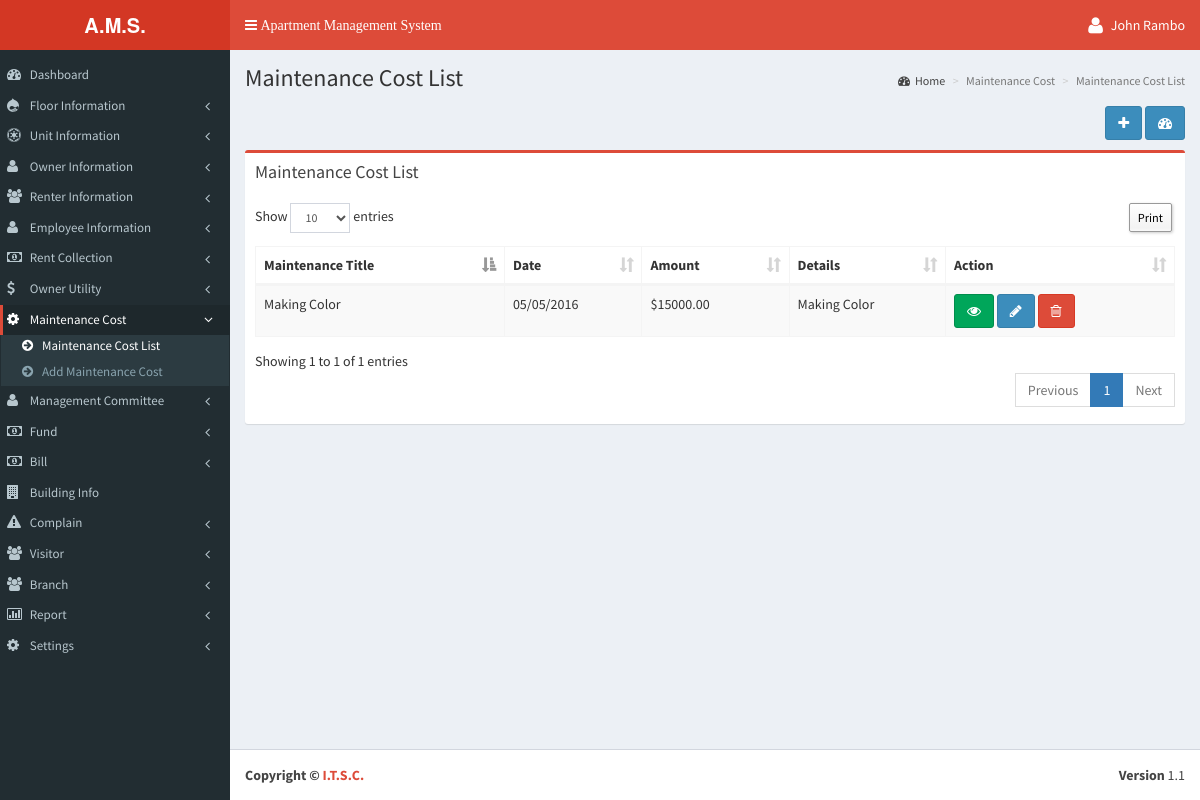
The app's page /maintenance/maintenance_cost_list.php (signed in) with its own data.
### tables this page shows
CREATE TABLE `tbl_add_maintenance_cost` (
  `mcid` int(11) NOT NULL,
  `m_title` varchar(200) NOT NULL,
  `m_date` varchar(200) NOT NULL,
  `m_amount` decimal(15,2) NOT NULL DEFAULT '0.00',
  `m_details` varchar(200) NOT NULL,
  `xmonth` int(11) NOT NULL DEFAULT '0',
  `xyear` int(11) NOT NULL DEFAULT '0',
  `branch_id` int(11) NOT NULL,
  `added_date` timestamp NOT NULL DEFAULT CURRENT_TIMESTAMP
);

CREATE TABLE `tbl_settings` (
  `lang_code` varchar(100) NOT NULL,
  `currency` varchar(20) NOT NULL,
  `currency_seperator` varchar(5) NOT NULL,
  `currency_position` varchar(10) NOT NULL,
  `date_format` varchar(20) NOT NULL
);

### language/English/lang_left_menu.php (called while the page is built, shortened)
<?php
$_data['menu_dashboard'] 					= "Dashboard";
$_data['menu_floor'] 						= "Floor Information";
$_data['menu_floor_list'] 					= "Floor List";
$_data['menu_floor_add'] 					= "Add Floor";
$_data['menu_unit_information'] 			= "Unit Information";
$_data['menu_unit_list'] 					= "Unit List";
$_data['menu_add_unit'] 					= "Add Unit";
$_data['menu_owner_information'] 			= "Owner Information";
$_data['menu_owner_list'] 					= "Owner List";
$_data['menu_add_owner'] 					= "Add Owner";
$_data['menu_renter_information'] 			= "Renter Information";
$_data['menu_renter_list'] 					= "Renter List";
$_data['menu_add_renter'] 					= "Add Renter";
$_data['menu_employee_information'] 		= "Employee Information";
$_data['menu_employee_list'] 				= "Employee List";
$_data['menu_add_employee'] 				= "Add Employee";
$_data['menu_rent_collection'] 				= "Rent Collection";
$_data['menu_rent_list'] 					= "Rent List";
$_data['menu_add_rent'] 					= "Add Rent";
$_data['menu_owner_utility'] 				= "Owner Utility";
$_data['menu_owner_utility_list'] 			= "Owner Utility List";
$_data['menu_add_owner_utility'] 			= "Add Owner Utility";
$_data['menu_maintenance_cost'] 			= "Maintenance Cost";
$_data['menu_maintenance_cost_list'] 		= "Maintenance Cost List";
$_data['menu_add_maintenance_cost'] 		= "Add Maintenance Cost";
$_data['menu_management_committee'] 		= "Management Committee";
$_data['menu_member_list'] 					= "Member List";
$_data['menu_add_member'] 					= "Add Member";
$_data['menu_fund'] 						= "Fund";
$_data['menu_fund_list'] 					= "Fund List";
$_data['menu_add_fund'] 					= "Add Fund";
$_data['menu_bill'] 						= "Bill";
$_data['menu_bill_list'] 					= "Bill List";
$_data['menu_add_bill'] 					= "Add Bill";
$_data['menu_building_info'] 				= "Building Info";
$_data['menu_complain'] 					= "Complain";
$_data['menu_complain_list'] 				= "Complain List";
$_data['menu_add_complain'] 				= "Add Complain";
$_data['menu_visitor'] 						= "Visitor";
$_data['menu_visitor_list'] 				= "Visitor List";
$_data['menu_add_visitor'] 					= "Add Visitor";
$_data['menu_report'] 						= "Report";
$_data['menu_fair_report'] 					= "Fare Report";
$_data['menu_rented_report'] 				= "Rented Report";
$_data['menu_visitors_report'] 				= "Visitors Report";
$_data['menu_complain_report'] 				= "Complain Report";
$_data['menu_unit_status_report'] 			= "Unit Status Report";
$_data['menu_fund_status'] 					= "Fund Status";
$_data['menu_bill_report'] 					= "Bill Report";
$_data['menu_settings'] 					= "Settings";
$_data['menu_bill_setup'] 					= "Bill Setup";
$_data['menu_utility_bill'] 				= "Utility Bill";
$_data['menu_employee_setup'] 				= "Employee Salary";
$_data['menu_management_member_type'] 		= "Management Member Type";
$_data['menu_month_setup'] 					= "Month Setup";
$_data['menu_year_setup'] 					= "Year Setup";
$_data['menu_language_setup'] 				= "System Setup";
$_data['menu_branch'] 						= "Branch";
$_data['menu_add_branch'] 					= "Add Branch";
$_data['menu_branch_list'] 					= "Branch List";
?>

### maintenance/maintenance_cost_list.php (the view, shortened to what this page needs)
<?php
include('../header.php');
?>
<section class="content-header">
  <h1><?php echo $_data['add_title_text'];?></h1>
  <ol class="breadcrumb">
    <li><a href="<?php echo WEB_URL?>dashboard.php"><i class="fa fa-dashboard"></i><?php echo $_data['home_breadcam'];?></a></li>
    <li class="active"><?php echo $_data['m_cost'];?></li>
	<li class="active"><?php echo $_data['add_title_text'];?></li>
  </ol>
</section>
<section class="content">
<div class="row">
  <div class="col-xs-12">
    <div align="right" style="margin-bottom:1%;"> <a class="btn btn-primary" data-toggle="tooltip" href="<?php echo WEB_URL; ?>maintenance/add_maintenance_cost.php" data-original-title="<?php echo $_data['add_m_cost'];?>"><i class="fa fa-plus"></i></a> <a class="btn btn-primary" data-toggle="tooltip" href="<?php echo WEB_URL; ?>dashboard.php" data-original-title="<?php echo $_data['home_breadcam'];?>"><i class="fa fa-dashboard"></i></a> </div>
    <div class="box box-danger">
      <div class="box-header">
        <h3 class="box-title"><?php echo $_data['add_title_text'];?></h3>
      </div>
      <div class="box-body">
        <table class="table sakotable table-bordered table-striped dt-responsive">
          <thead>
            <tr>
              <th><?php echo $_data['text_1'];?></th>
              <th><?php echo $_data['date'];?></th>
              <th><?php echo $_data['text_2'];?></th>
              <th><?php echo $_data['text_3'];?></th>
              <th><?php echo $_data['action_text'];?></th>
            </tr>
          </thead>
          <tbody>
        <?php
				$result = mysql_query("Select * from tbl_add_maintenance_cost where branch_id = " . (int)$_SESSION['objLogin']['branch_id'] . " order by mcid desc",$link);
				while($row = mysql_fetch_array($result)){?>
            <tr>
            <td><?php echo $row['m_title']; ?></td>
            <td><?php echo $row['m_date']; ?></td>
            <?php if($currency_position == 'left') { ?>
          	<td><?php echo $global_currency.$row['m_amount']; ?></td>
          	<?php } else { ?>
          	<td><?php echo $row['m_amount'].$global_currency; ?></h3>
          	<?php } ?>
			<td><?php echo $row['m_details']; ?></td>
            <td>
            <a class="btn btn-success" data-toggle="tooltip" href="javascript:;" onclick="$('#nurse_view_<?php echo $row['mcid']; ?>').modal('show');" data-original-title="<?php echo $_data['view_text'];?>"><i class="fa fa-eye"></i></a> <a class="btn btn-primary" data-toggle="tooltip" href="<?php echo WEB_URL;?>maintenance/add_maintenance_cost.php?id=<?php echo $row['mcid']; ?>" data-original-title="<?php echo $_data['edit_text'];?>"><i class="fa fa-pencil"></i></a> <a class="btn btn-danger" data-toggle="tooltip" onclick="deleteMaintenanceCost(<?php echo $row['mcid']; ?>);" href="javascript:;" data-original-title="<?php echo $_data['delete_text'];?>"><i class="fa fa-trash-o"></i></a>
            </td>
            </tr>
            <?php } mysql_close($link); ?>
          </tbody>
        </table>
      </div>
    </div>
  </div>
</div>
<?php include('../footer.php'); ?>

### records on screen
tbl_add_maintenance_cost: m_title "Making Color", m_date "05/05/2016", m_amount "15000.00", m_details "Making Color"
tbl_settings: currency "$"

### other values on screen
$_SESSION['objLogin']['name'] "John Rambo"
$_data['menu_dashboard'] "Dashboard"
$_data['menu_floor'] "Floor Information"
$_data['menu_unit_information'] "Unit Information"
$_data['menu_owner_information'] "Owner Information"
$_data['menu_renter_information'] "Renter Information"
$_data['menu_employee_information'] "Employee Information"
$_data['menu_rent_collection'] "Rent Collection"
$_data['menu_owner_utility'] "Owner Utility"
$_data['menu_maintenance_cost'] "Maintenance Cost"
$_data['menu_maintenance_cost_list'] "Maintenance Cost List"
$_data['menu_add_maintenance_cost'] "Add Maintenance Cost"
$_data['menu_management_committee'] "Management Committee"
$_data['menu_fund'] "Fund"
$_data['menu_bill'] "Bill"
